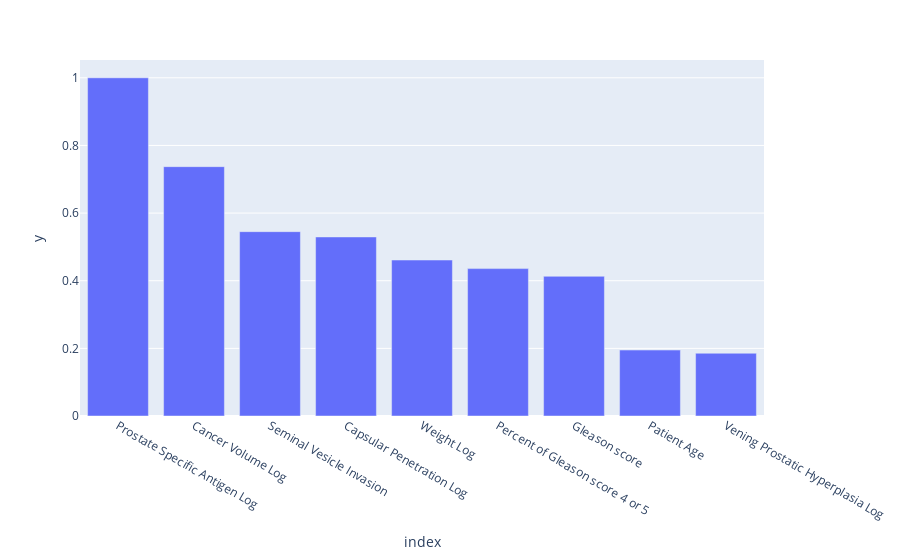

Write notebook code for a chart like this one.
### Code cell
fig = px.bar(corr_lpsa, x=corr_lpsa.index, y=corr_lpsa.values)
fig.show()

### Figure 1 — Plotly figure (JSON) as saved in the notebook; plotly's stock layout.template omitted (floating-point values rounded to 4 significant figures)
{"data": [{"alignmentgroup": "True", "hovertemplate": "index=%{x}<br>y=%{y}<extra></extra>", "legendgroup": "", "marker": {"color": "#636efa", "pattern": {"shape": ""}}, "name": "", "offsetgroup": "", "orientation": "v", "showlegend": false, "textposition": "auto", "type": "bar", "x": ["Prostate Specific Antigen Log", "Cancer Volume Log", "Seminal Vesicle Invasion", "Capsular Penetration Log", "Weight Log", "Percent of Gleason score 4 or 5", "Gleason score", "Patient Age", "Vening Prostatic Hyperplasia Log"], "xaxis": "x", "y": [1, 0.7372, 0.5451, 0.5295, 0.4612, 0.4358, 0.4131, 0.195, 0.1856], "yaxis": "y"}], "layout": {"barmode": "relative", "legend": {"tracegroupgap": 0}, "margin": {"t": 60}, "xaxis": {"anchor": "y", "domain": [0, 1], "title": {"text": "index"}}, "yaxis": {"anchor": "x", "domain": [0, 1], "title": {"text": "y"}}}}
